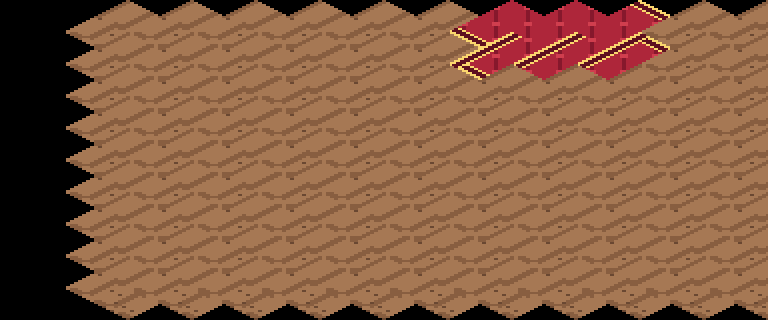

The image is a tile-based game level rendered from a .tmx file. Its description and complete source (layers, tilesets, objects, tile grids) follow:
An orthogonal 12x10 tile map with 64x32 px tiles, 1 tile layer (suelo).

<map version="1.10" orientation="orthogonal" renderorder="right-down" width="12" height="10" tilewidth="64" tileheight="32" infinite="0" nextlayerid="2" nextobjectid="1">
 <tileset firstgid="1" name="terreno_mundo" tilewidth="128" tileheight="64" tilecount="203" columns="8">
  <image source="../textures/../textures/terreno_mundo.png" width="1024" height="1664" />
 </tileset>
 <layer id="1" name="suelo" width="12" height="10">
  <data encoding="csv">
0,0,0,0,0,0,0,0,0,0,0,0,
0,167,167,167,167,167,167,175,173,177,167,167,
0,167,167,167,167,167,167,176,174,178,167,167,
0,167,167,167,167,167,167,167,167,167,167,167,
0,167,167,167,167,167,167,167,167,167,167,167,
0,167,167,167,167,167,167,167,167,167,167,167,
0,167,167,167,167,167,167,167,167,167,167,167,
0,167,167,167,167,167,167,167,167,167,167,167,
0,167,167,167,167,167,167,167,167,167,167,167,
0,167,167,167,167,167,167,167,167,167,167,167
</data>
 </layer>
</map>
